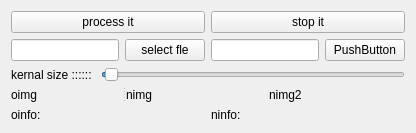
      <widget class="QWidget" name="tab_13">
       <attribute name="title">
        <string>affine</string>
       </attribute>
       <layout class="QVBoxLayout" name="verticalLayout_16">
        <item>
         <layout class="QVBoxLayout" name="verticalLayout_13">
          <item>
           <layout class="QHBoxLayout" name="horizontalLayout_82">
            <item>
             <widget class="QPushButton" name="pushButton_79">
              <property name="text">
               <string>process it</string>
              </property>
             </widget>
            </item>
            <item>
             <widget class="QPushButton" name="pushButton_80">
              <property name="text">
               <string>stop it</string>
              </property>
             </widget>
            </item>
           </layout>
          </item>
          <item>
           <layout class="QHBoxLayout" name="horizontalLayout_80">
            <item>
             <widget class="QLineEdit" name="lineEdit_39"/>
            </item>
            <item>
             <widget class="QPushButton" name="pushButton_77">
              <property name="text">
               <string>select fle</string>
              </property>
             </widget>
            </item>
            <item>
             <widget class="QLineEdit" name="lineEdit_40"/>
            </item>
            <item>
             <widget class="QPushButton" name="pushButton_78">
              <property name="text">
               <string>PushButton</string>
              </property>
             </widget>
            </item>
           </layout>
          </item>
          <item>
           <layout class="QHBoxLayout" name="horizontalLayout_81">
            <item>
             <widget class="QLabel" name="label_110">
              <property name="text">
               <string>kernal size :::::: </string>
              </property>
             </widget>
            </item>
            <item>
             <widget class="QSlider" name="horizontalSlider_24">
              <property name="maximum">
               <number>100</number>
              </property>
              <property name="singleStep">
               <number>1</number>
              </property>
              <property name="pageStep">
               <number>10</number>
              </property>
              <property name="value">
               <number>1</number>
              </property>
              <property name="orientation">
               <enum>Qt::Horizontal</enum>
              </property>
             </widget>
            </item>
           </layout>
          </item>
          <item>
           <widget class="QSplitter" name="splitter_20">
            <property name="sizePolicy">
             <sizepolicy hsizetype="Expanding" vsizetype="Expanding">
              <horstretch>0</horstretch>
              <verstretch>0</verstretch>
             </sizepolicy>
            </property>
            <property name="orientation">
             <enum>Qt::Horizontal</enum>
            </property>
            <widget class="QLabel" name="label_111">
             <property name="sizePolicy">
              <sizepolicy hsizetype="Preferred" vsizetype="Expanding">
               <horstretch>0</horstretch>
               <verstretch>0</verstretch>
              </sizepolicy>
             </property>
             <property name="text">
              <string>oimg</string>
             </property>
            </widget>
            <widget class="QWidget" name="layoutWidget_28">
             <layout class="QGridLayout" name="gridLayout_20">
              <item row="0" column="0">
               <widget class="QLabel" name="label_112">
                <property name="sizePolicy">
                 <sizepolicy hsizetype="Preferred" vsizetype="Preferred">
                  <horstretch>0</horstretch>
                  <verstretch>0</verstretch>
                 </sizepolicy>
                </property>
                <property name="text">
                 <string>nimg</string>
                </property>
               </widget>
              </item>
              <item row="0" column="1">
               <widget class="QLabel" name="label_32">
                <property name="text">
                 <string>nimg2</string>
                </property>
               </widget>
              </item>
             </layout>
            </widget>
           </widget>
          </item>
          <item>
           <layout class="QHBoxLayout" name="horizontalLayout_79">
            <item>
             <widget class="QLabel" name="label_108">
              <property name="sizePolicy">
               <sizepolicy hsizetype="Preferred" vsizetype="Minimum">
                <horstretch>0</horstretch>
                <verstretch>0</verstretch>
               </sizepolicy>
              </property>
              <property name="maximumSize">
               <size>
                <width>16777215</width>
                <height>32</height>
               </size>
              </property>
              <property name="text">
               <string>oinfo:</string>
              </property>
             </widget>
            </item>
            <item>
             <widget class="QLabel" name="label_109">
              <property name="sizePolicy">
               <sizepolicy hsizetype="Preferred" vsizetype="Minimum">
                <horstretch>0</horstretch>
                <verstretch>0</verstretch>
               </sizepolicy>
              </property>
              <property name="maximumSize">
               <size>
                <width>16777215</width>
                <height>32</height>
               </size>
              </property>
              <property name="text">
               <string>ninfo:</string>
              </property>
             </widget>
            </item>
           </layout>
          </item>
         </layout>
        </item>
       </layout>
      </widget>
